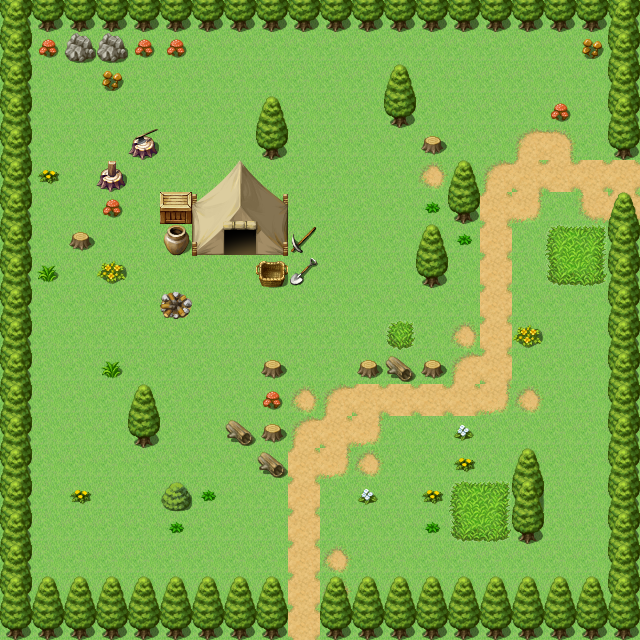

This game map was drawn from its Tiled (.tmx) file and the tilesets committed beside it. A one-line description and the full map source follow:
An orthogonal 20x20 tile map with 32x32 px tiles, 4 tile layers (föld, növény, növény2, sator), 2 tilesets.

<map version="2017.05.23" orientation="orthogonal" renderorder="left-down" width="20" height="20" tilewidth="32" tileheight="32" nextobjectid="1">
 <tileset firstgid="1" source="névtelen.tsx" />
 <tileset firstgid="551" source="falusitile.tsx" />
 <layer name="föld" width="20" height="20">
  <data encoding="csv">
46,46,46,46,46,46,46,46,46,46,46,46,46,46,46,46,46,46,46,46,
46,46,46,46,46,46,46,46,46,46,46,46,46,46,46,46,46,46,46,46,
46,46,46,46,46,46,46,46,46,46,46,46,46,46,46,46,46,46,46,46,
46,46,46,46,47,47,47,47,47,47,46,46,46,46,46,46,46,46,46,46,
46,47,46,46,47,47,46,47,47,47,47,47,46,46,46,46,70,71,46,46,
46,47,47,47,47,46,46,46,46,47,46,46,46,48,46,70,49,49,49,49,
46,47,46,46,47,47,47,47,47,91,91,46,91,91,46,49,93,46,92,49,
46,46,46,46,46,46,47,46,47,91,47,46,46,91,91,49,46,46,46,46,
46,46,46,46,91,91,91,91,91,91,91,46,46,46,91,49,46,47,47,46,
46,91,91,91,91,46,46,47,47,47,91,91,46,46,46,49,46,46,46,46,
46,91,47,47,47,47,47,47,47,91,91,91,91,91,48,49,46,46,46,46,
46,46,47,46,47,46,46,47,47,47,47,46,91,91,70,49,91,91,46,46,
91,91,47,46,47,46,46,47,46,48,70,49,49,49,49,93,48,91,91,46,
91,47,47,46,46,47,47,47,46,70,49,93,47,91,47,46,46,46,91,46,
91,91,46,46,46,91,47,47,47,49,93,48,91,91,47,46,46,46,91,46,
47,47,46,46,46,47,46,47,47,49,46,46,91,91,91,91,91,91,91,91,
46,46,46,46,46,47,47,47,47,49,91,46,46,91,91,47,47,46,47,47,
46,46,46,47,47,47,47,47,47,49,48,91,47,47,47,47,47,47,46,46,
46,46,46,46,46,46,46,46,46,49,48,91,46,46,46,46,46,47,47,47,
46,46,46,46,46,46,46,46,46,49,46,46,46,46,46,46,46,46,46,46
</data>
 </layer>
 <layer name="növény" width="20" height="20">
  <data encoding="csv">
148,148,148,148,148,148,148,148,148,148,148,148,148,148,148,148,148,148,148,148,
148,105,128,128,105,105,0,0,0,0,0,0,0,0,0,0,0,0,104,148,
148,0,0,104,0,0,0,0,0,0,0,0,126,0,0,0,0,0,0,148,
148,0,0,0,0,0,0,0,126,0,0,0,148,0,0,0,0,105,0,148,
148,0,0,0,0,0,0,0,148,0,0,0,0,125,0,0,0,0,0,7,
148,0,0,0,0,0,0,0,0,0,0,0,0,0,126,0,0,0,0,0,
148,0,0,105,0,0,0,0,0,0,0,0,0,0,148,0,0,0,0,126,
148,0,125,0,0,0,0,0,0,0,0,0,0,0,0,0,0,72,73,148,
148,0,0,0,0,0,0,0,0,0,0,0,0,0,0,0,0,94,95,148,
148,0,0,0,0,0,0,0,0,0,0,0,0,0,0,0,0,0,0,148,
148,0,0,0,0,0,0,0,0,0,0,0,50,0,0,0,146,0,0,148,
148,0,0,0,0,0,0,0,125,0,0,125,0,125,0,0,0,0,0,148,
148,0,0,0,126,0,0,0,105,0,0,0,0,0,0,0,0,0,0,148,
148,0,0,0,148,0,0,147,125,0,0,0,0,0,144,0,0,0,0,148,
148,0,0,0,0,0,0,0,147,0,0,0,0,0,143,8,126,0,0,148,
148,0,0,0,0,0,0,0,0,0,0,144,0,143,72,73,127,193,0,148,
148,0,0,0,0,0,0,0,0,0,0,0,0,0,94,95,148,0,0,148,
148,0,0,0,0,0,0,0,0,0,0,0,0,0,0,8,8,0,0,148,
148,0,0,0,0,0,0,0,0,0,0,0,0,0,0,0,0,0,0,148,
148,148,148,148,148,148,148,148,148,0,148,148,148,148,148,148,148,148,148,148
</data>
 </layer>
 <layer name="növény2" width="20" height="20">
  <data encoding="csv">
126,0,0,0,0,0,0,0,0,0,0,0,0,0,0,0,0,0,0,126,
126,0,0,0,0,0,0,0,0,0,0,0,0,0,0,0,0,0,0,126,
126,0,0,0,0,0,0,0,0,0,0,0,0,0,0,0,0,0,0,126,
126,0,0,0,0,0,0,0,0,0,0,0,0,0,0,0,0,0,0,126,
126,0,0,0,0,0,0,0,0,0,0,0,0,0,0,0,0,0,0,148,
126,143,0,0,0,0,0,0,0,0,0,0,0,0,0,0,0,0,0,0,
126,0,0,0,0,0,0,0,0,0,0,0,0,121,0,0,0,0,719,17,
126,0,0,0,0,0,0,0,0,0,0,0,0,126,121,0,0,0,0,126,
126,122,0,146,0,0,0,0,0,0,0,0,0,148,0,0,0,0,0,126,
126,0,0,0,0,0,0,0,0,0,0,0,0,0,0,0,0,0,0,126,
126,0,0,0,0,0,0,0,0,0,0,0,0,0,0,0,0,0,0,126,
126,0,0,122,0,0,0,0,0,0,0,0,147,0,0,0,0,0,0,126,
126,0,0,0,0,0,0,0,0,0,0,0,0,0,0,0,0,0,0,126,
126,0,0,0,0,0,0,0,0,0,0,0,0,0,0,0,0,0,0,126,
126,0,0,0,0,0,0,0,0,0,0,0,0,0,0,0,0,0,0,126,
126,0,143,0,0,149,121,0,0,0,0,0,0,0,0,0,0,0,0,126,
126,0,0,0,0,121,0,0,0,0,0,0,0,121,0,0,0,0,0,126,
126,0,0,0,0,0,0,0,0,0,0,0,0,0,0,0,0,0,0,126,
126,126,126,126,126,126,126,126,126,0,126,126,126,126,126,126,126,126,126,126,
0,0,0,0,0,0,0,0,0,0,0,0,0,0,0,0,0,0,0,0
</data>
 </layer>
 <layer name="sator" width="20" height="20">
  <data encoding="csv">
0,0,0,0,0,0,0,0,0,0,0,0,0,0,0,0,0,0,0,0,
0,0,0,0,0,0,0,0,0,0,0,0,0,0,0,0,0,0,0,0,
0,0,0,0,0,0,0,0,0,0,0,0,0,0,0,0,0,0,0,0,
0,0,0,0,0,0,0,0,0,0,0,0,0,0,0,0,0,0,0,0,
0,0,0,0,600,0,0,0,0,0,0,0,0,0,0,0,0,0,0,0,
0,0,0,601,0,0,52,53,54,0,0,0,0,0,0,0,0,0,0,0,
0,0,0,0,0,106,74,75,76,8,0,0,0,0,0,0,0,0,0,0,
0,0,0,0,0,62,96,97,98,137,0,0,0,0,0,0,0,0,0,0,
0,0,0,0,0,0,0,0,134,136,0,0,0,0,0,0,0,0,0,0,
0,0,0,0,0,103,0,0,0,0,0,0,0,0,0,0,0,0,0,0,
0,0,0,0,0,0,0,0,0,0,0,0,0,0,0,0,0,0,0,0,
0,0,0,0,0,0,0,0,0,0,0,0,0,0,0,0,0,0,0,0,
0,0,0,0,0,0,0,0,0,0,0,0,0,0,0,0,0,0,0,0,
0,0,0,0,0,0,0,0,0,0,0,0,0,0,0,0,0,0,0,0,
0,0,0,0,0,0,0,0,0,0,0,0,0,0,0,0,0,0,0,0,
0,0,0,0,0,0,0,0,0,0,0,0,0,0,0,0,0,0,0,0,
0,0,0,0,0,0,0,0,0,0,0,0,0,0,0,0,0,0,0,0,
0,0,0,0,0,0,0,0,0,0,0,0,0,0,0,0,0,0,0,0,
0,0,0,0,0,0,0,0,0,0,0,0,0,0,0,0,0,0,0,0,
0,0,0,0,0,0,0,0,0,0,0,0,0,0,0,0,0,0,0,0
</data>
 </layer>
</map>
